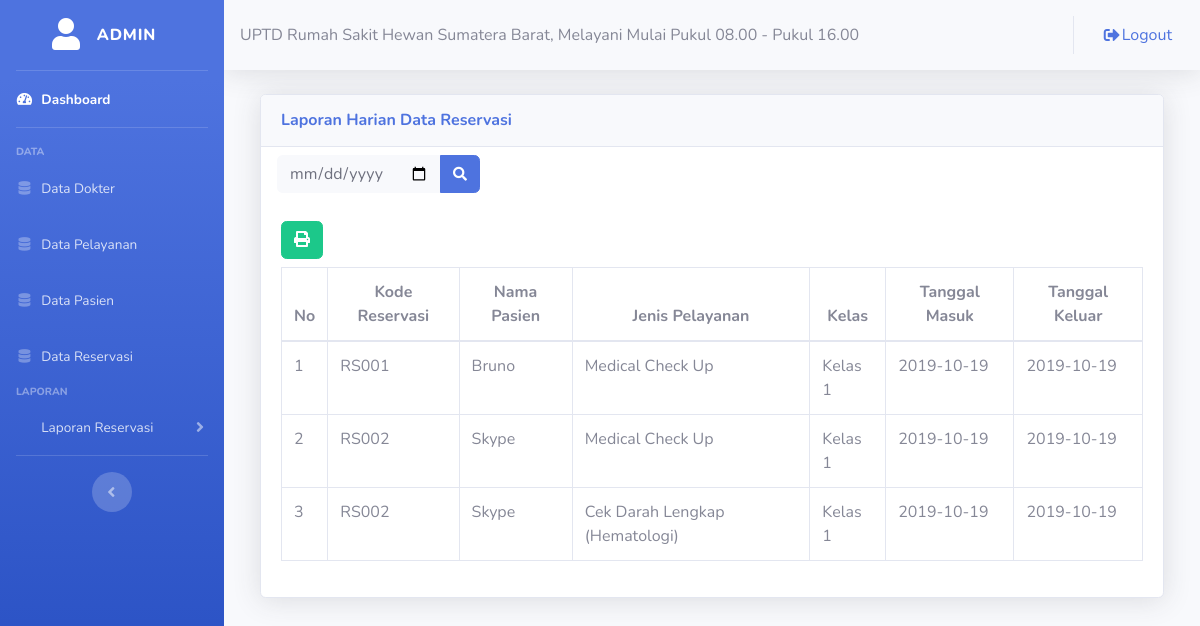
The app's page /admin/harianreservasi.php?tgl_masuk=2019-10-19 (signed in) with its own data.
### tables this page shows
CREATE TABLE `tbl_reservasi` (
  `id_res` int(11) NOT NULL,
  `kd_reservasi` varchar(5) NOT NULL,
  `tgl_masuk` date NOT NULL,
  `tgl_keluar` date NOT NULL,
  `kd_pasien` varchar(5) NOT NULL,
  `kd_pelayanan` varchar(5) NOT NULL,
  `kelas` varchar(10) NOT NULL
);

CREATE TABLE `tbl_regishewan` (
  `kd_pasien` varchar(5) NOT NULL,
  `id_user` int(11) NOT NULL,
  `nm_pasien` varchar(50) NOT NULL,
  `spesies` varchar(50) NOT NULL,
  `umur` varchar(5) NOT NULL,
  `sex` varchar(10) NOT NULL,
  `nm_pemilik` varchar(50) NOT NULL,
  `alamat` text NOT NULL
);

CREATE TABLE `tbl_pelayanan` (
  `kd_pelayanan` varchar(5) NOT NULL,
  `jns_pelayanan` varchar(50) NOT NULL
);

### admin/harianreservasi.php (the view)
<?php
	include ('style/header.php');
	include ('style/sidebar.php');
?>
<div class="container-fluid">
	<div class="col-lg-12">
		<div class="card shadow mt-3 mb-3">
			<div class="card-header py-3">
				<h6 class="m-0 font-weight-bold text-primary">Laporan Harian Data Reservasi</h6>
			</div>
				<form class="d-none d-sm-inline-block form-inline mr-auto ml-md-3 my-2 my-md-0 mw-100 navbar-search">
					<div class="input-group">
						<input type="date" class="form-control bg-light border-0 small mt-2 mb-2" name="tgl_masuk" aria-label="Search" aria-describedby="basic-addon2">
						<div class="input-group-append">
							<button class="btn btn-primary mt-2 mb-2" type="submit">
								<i class="fas fa-search fa-sm mt"></i>
							</button>
						</div>
					</div>
				</form>
				<?php
				include ("../config/koneksi.php");
				$no = 1;
				if(isset($_GET['tgl_masuk'])){
					$tgl 	= $_GET['tgl_masuk'];
				?>
			<div class="card-body">
				<table class="table table-bordered">
					<thead>
						<tr align="center">
							<th>No</th>
							<th>Kode Reservasi</th>
							<th>Nama Pasien</th>
							<th>Jenis Pelayanan</th>
							<th>Kelas</th>
							<th>Tanggal Masuk</th>
							<th>Tanggal Keluar</th>
						</tr>
					</thead>
					<tbody>
						<?php
						$query 	= mysqli_query($konek,"SELECT * FROM tbl_reservasi a LEFT JOIN tbl_regishewan b ON a.kd_pasien=b.kd_pasien LEFT JOIN tbl_pelayanan c ON a.kd_pelayanan=c.kd_pelayanan WHERE tgl_masuk = '$tgl' ");
						?>
						<a href="cetakharian.php?tgl=<?php echo $tgl;?>" target="_blank();" class="btn btn-success mb-2"><i class="fas fa-print"></i></a>
						<?php
							while($data = mysqli_fetch_assoc($query)){
						?>
						<tr>
							<td><?php echo $no++; ?></td>
							<td><?php echo $data['kd_reservasi']; ?></td>
							<td><?php echo $data['nm_pasien'];?></td>
							<td><?php echo $data['jns_pelayanan']; ?></td>
							<td><?php echo $data['kelas']; ?></td>
							<td><?php echo $data['tgl_masuk']; ?></td>
							<td><?php echo $data['tgl_keluar']; ?></td>
						</tr>
						<?php
							}
						?>
					</tbody>
				</table>
			</div>
			<?php
			}
			?>
		</div>
	</div>
</div>
<?php
	include ('style/footer.php');
?>

### records on screen
tbl_reservasi: kd_reservasi "RS001", kd_pasien.nm_pasien "Bruno", kd_pelayanan.jns_pelayanan "Medical Check Up", kelas "Kelas 1", tgl_masuk "2019-10-19", tgl_keluar "2019-10-19"
tbl_reservasi: kd_reservasi "RS002", kd_pasien.nm_pasien "Skype", kd_pelayanan.jns_pelayanan "Medical Check Up", kelas "Kelas 1", tgl_masuk "2019-10-19", tgl_keluar "2019-10-19"
tbl_reservasi: kd_reservasi "RS002", kd_pasien.nm_pasien "Skype", kd_pelayanan.jns_pelayanan "Cek Darah Lengkap (Hematologi)", kelas "Kelas 1", tgl_masuk "2019-10-19", tgl_keluar "2019-10-19"

### other values on screen
$_SESSION['username'] "ADMIN"
